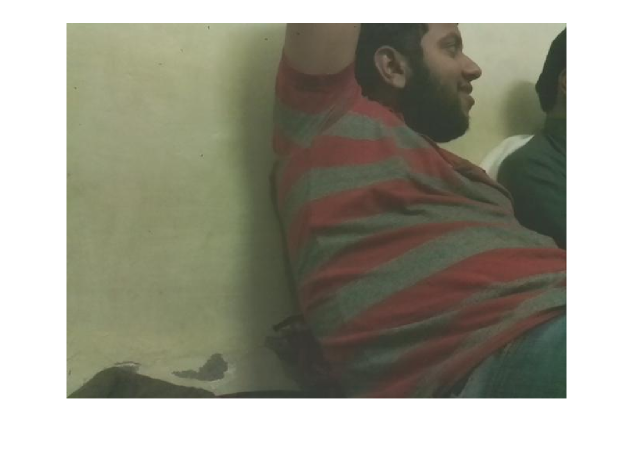
%> input picture rasp_hog_tress/Input_1.png, 1269 x 898 px (shown at 1/2 size)
$ octave --eval "result = back_g;"   (GNU Octave 9; MATLAB toolbox functions it lacks are replaced by stand-ins)
%> lines starting %> are read from the running program, lines starting %| are printed output that depends on the picture; in (x1, y1, x2, y2) boxes, pixels count from 0 and x2, y2 are one past the last pixel; in counts of white or black regions, pixels touching at a corner belong together; the program's own positions count from 1
function L2 =back_g()
figure(444);
CurrentFrame=imread('Input_1.png');
%> CurrentFrame is the input picture: size 898x1269x3 uint8; mean R, G, B 157, 155.9, 141.8
Background=imread('Inpu_1.png');
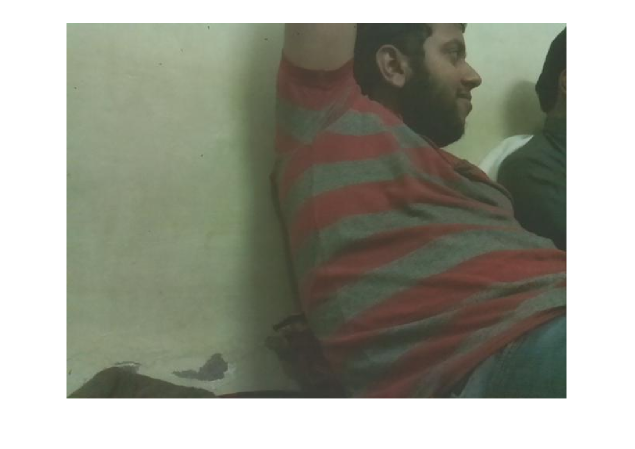
%> input picture rasp_hog_tress/Inpu_1.png, 1269 x 898 px (shown at 1/2 size)
%> Background is the input picture: size 898x1269x3 uint8; mean R, G, B 155.1, 156.7, 144.3
size(CurrentFrame)
%> ans = [898 1269 3]
size(Background)
%> ans = [898 1269 3]
%Display Background and Foreground
subplot(2,1,1);imshow(Background);title('BackGround');
subplot(2,1,2);imshow(CurrentFrame);title('Current Frame');
%Convert RGB 2 HSV Color conversion
[Background_hsv]=round(rgb2hsv(Background));
%> Background_hsv: size 898x1269x3 double; mean H, S, V 1.76e-06, 0.00027, 0.587
[CurrentFrame_hsv]=round(rgb2hsv(CurrentFrame));
%> CurrentFrame_hsv: size 898x1269x3 double; mean H, S, V 0, 0.000792, 0.586
size(CurrentFrame_hsv)
%> ans = [898 1269 3]
size(Background_hsv)
%> ans = [898 1269 3]
%bitxor Operation (Bit wise XOR Operation)
Out1 = bitxor(CurrentFrame_hsv,Background_hsv);
%> Out1: size 898x1269x3 double; mean H, S, V 1.76e-06, 0.000794, 0.00875
%Convert RGB 2 GRAY
Out=rgb2gray(Out1);
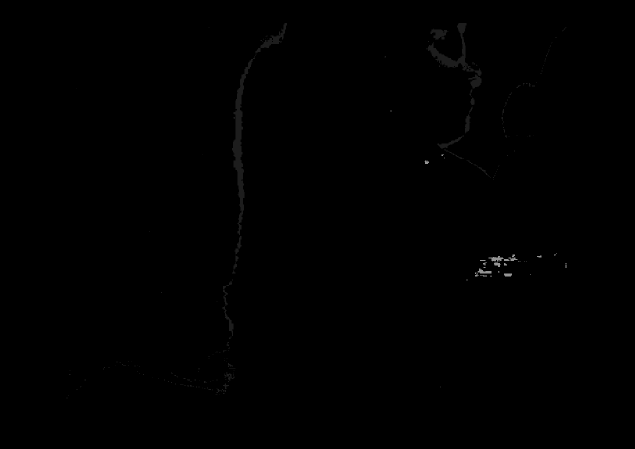
%> Out: size 898x1269 double (shown at 1/2 size); min 0, max 0.587, mean 0.00146
figure(92)
subplot(2,1,1);imshow(Out1);title('Xor operation');
subplot(2,1,2);imshow(Out);title('grayscale');
%Read Rows and Columns of the Image
[rows columns]=size(Out);
%> rows = 898; columns = 1269
%Convert to Binary Image
for i=1:rows
for j=1:columns

if Out(i,j) >0
BinaryImage(i,j)=1;
else
BinaryImage(i,j)=0;
end
end
end
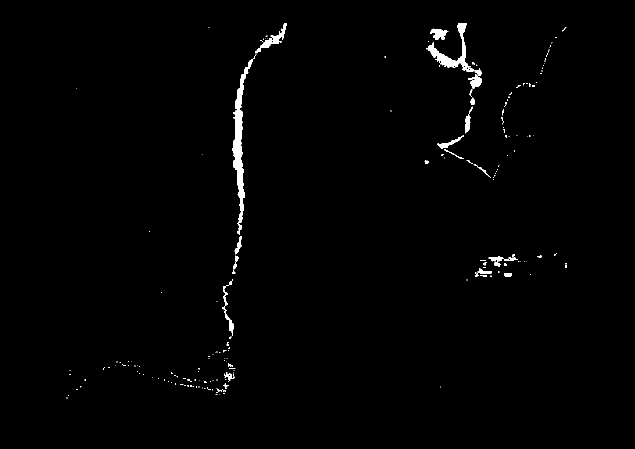
%> BinaryImage: size 898x1269 double (shown at 1/2 size); values 0 (black) and 1 (white), 0.95% white; 207 white regions (169 under 20 px), largest, box (x1, y1, x2, y2) and area: (464, 115, 510, 470) 3644, (856, 46, 963, 152) 2032, (511, 46, 574, 107) 762
figure(93)
subplot(1,3,1),imshow(BinaryImage),title('BinaryImage');
%Apply Median filter to remove Noise
FilteredImage=medfilt2(BinaryImage,[5 5]);
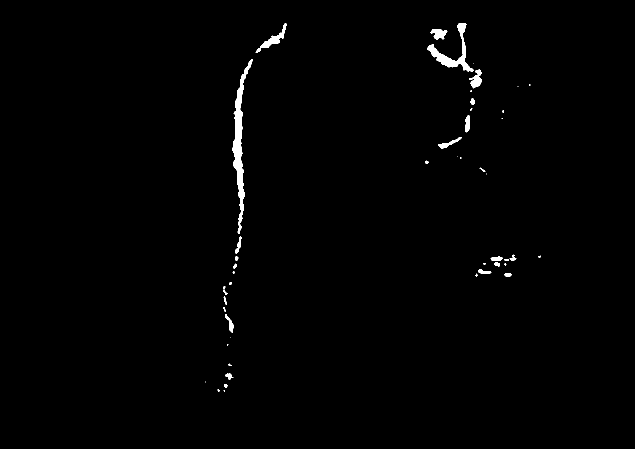
%> FilteredImage: size 898x1269 double (shown at 1/2 size); values 0 (black) and 1 (white), 0.83% white; 49 white regions (23 under 20 px)
subplot(1,3,2),imshow(FilteredImage),title('FilteredImage');
%Boundary Label the Filtered Image
[L num]=bwlabel(FilteredImage);
%> L: size 898x1269 double; 50 distinct labels, from 0 to 49
%> num = 49
STATS=regionprops(L,'all');
%> STATS = 49 regions; largest, box (x1, y1, x2, y2), Area, Centroid, MajorAxisLength, MinorAxisLength and Eccentricity: (464, 118, 505, 468) 3621 [480.1 287.5] 340.2 24.79 0.997, (855, 46, 948, 143) 1944 [906 107] 106 93.74 0.467, (511, 46, 574, 106) 761 [547.2 80.2] 79.08 18.31 0.973
cc=[];
removed=0;
%Remove the noisy regions
for i=1:num
dd=STATS(i).Area;
if (dd < 500)
L(L==i)=0;
removed = removed + 1;
num=num-1;
else
end
end
%> this loop made 49 passes
%> (dd, num) on passes 1 to 12: (2, 48), (13, 47), (19, 46), (36, 45), (30, 44), (1, 43), (55, 42), (38, 41), (4, 40), (233, 39), (103, 38), (5, 37)
%> dd on passes 16, 21, 23: 3621, 761, 1944
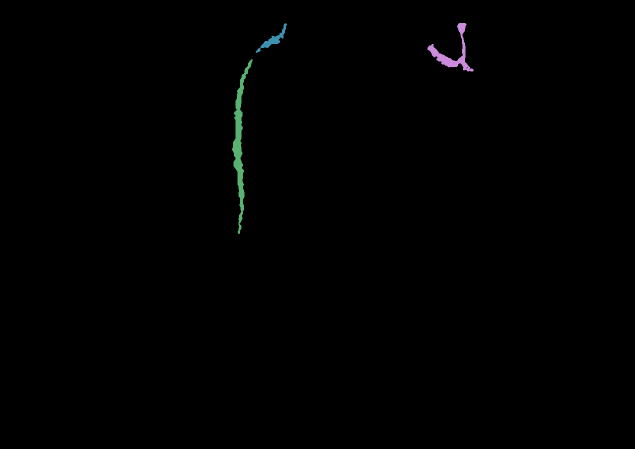
%> L: size 898x1269 double (shown at 1/2 size); 4 distinct labels, from 0 to 23; one colour per label, 0 black
[L2 num2]=bwlabel(L);
%> L2: size 898x1269 double; 4 distinct labels, from 0 to 3
%> num2 = 3
%Trace region boundaries in a binary image.
%> (the run ends here)
